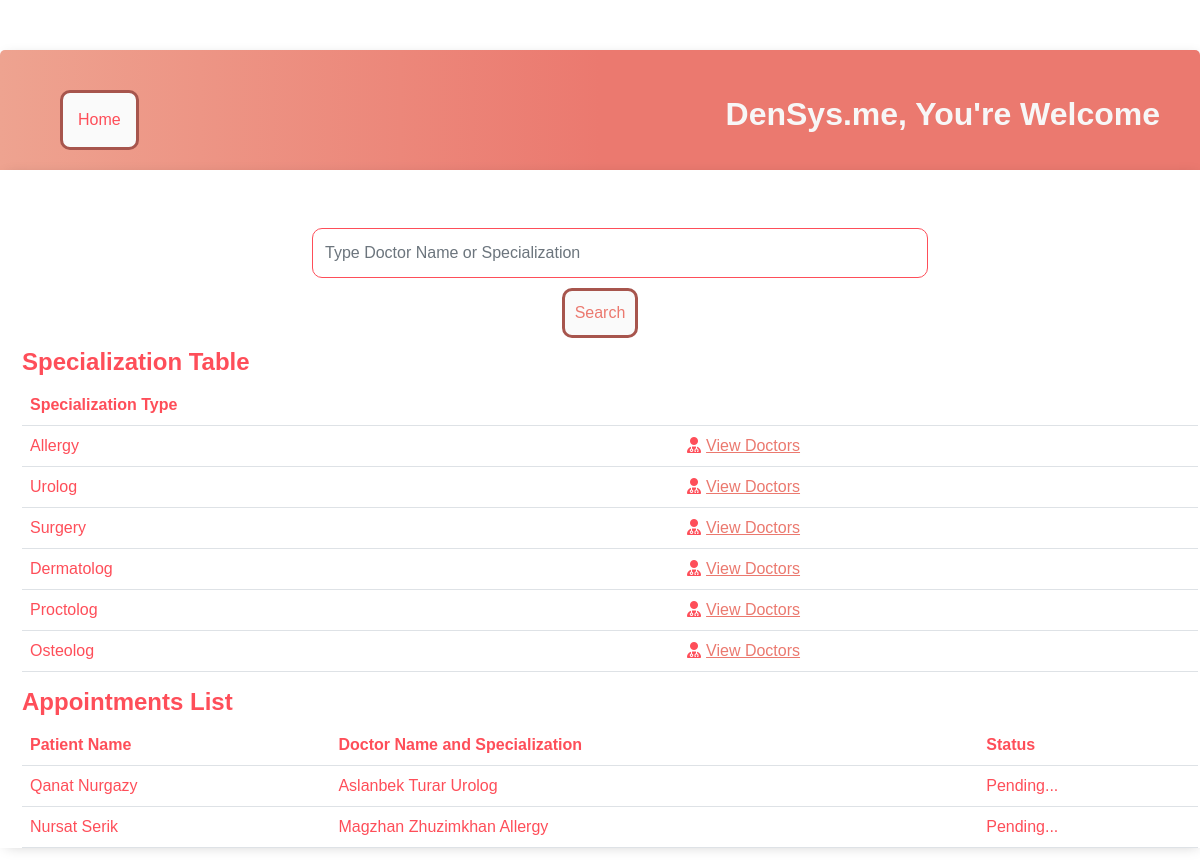
/hospitalapp/appointment/, run on the app's committed database.
### hospitalapp/models.py (models this page shows, shortened)
class Appointment(models.Model):
    name = models.CharField(max_length=30)
    surname = models.CharField(max_length=30)
    date = models.DateField(default=datetime.date.today)
    specalization=models.CharField(max_length=30)
    doctor =models.ForeignKey(Doctor, on_delete=models.CASCADE)
    contacts = models.CharField(max_length=100)
    status = models.CharField(max_length=30, default="Pending...")

class Doctor(models.Model):
    birth_date = models.CharField(max_length=30)
    IIN = models.CharField(max_length=30)
    name = models.CharField(max_length=30)
    surname = models.CharField(max_length=30)
    middlename = models.CharField(max_length=30)
    bloodgroup = models.CharField(max_length=30)
    emergencycontactnumber = models.CharField(max_length=30)
    contactnumber = models.CharField(max_length=30)
    departmentID=models.CharField(max_length=30)
    specaliztionID=models.CharField(max_length=30)
    experience=models.CharField(max_length=30)
    photo=models.ImageField(upload_to='images/')
    addres = models.CharField(max_length=30)
    category=models.CharField(max_length=30)
    priceoftheappointment=models.CharField(max_length=30)
    scheduledetails=models.CharField(max_length=30)
    degree=models.CharField(max_length=30)
    rating=models.CharField(max_length=30)
    def __str__(self):
        return f"{self.name} {self.surname} {self.specaliztionID}"

### hospitalapp/views.py (the view)
# urls.py: path("appointment/", views.appointment, name="appointment"),
def appointment(request):
    doc = Doctor.objects.order_by().values('specaliztionID').distinct()
    doctor = Doctor.objects.all()
    apppoint = Appointment.objects.all()
    return render(request, "appointment.html", {"doctor": doctor,'doc':doc, "appo":apppoint})

### hospitalapp/templates/appointment.html (shortened to what this page needs)
<!DOCTYPE html>
<html>
<head>
    <link href="https://cdn.jsdelivr.net/npm/bootstrap@5.2.3/dist/css/bootstrap.min.css" rel="stylesheet">
</head>
<body>
	<div class="container header-bar">
		<div class="buttons">
			<a class="button" href="/">Home</a>
			<div class="text-hello">DenSys.me, You're Welcome</div>
		</div>
	</div>
	<div class="container">
			<div class="row">
				<div class="col-6 mx-auto text-center mt-5">
					<form method="POST" action="/hospitalapp/make_appointment_post/">
					<input type="text" name="subs" list="doctor" placeholder="Type Doctor Name or Specialization" class="form-control search">
					<input class="button-search" type="submit" value="Search" >
					</form>
				</div>
			</div>
				{% if doc.count > 0 %}
		<h2 class="table_name">Specialization Table</h2>
		<table class="table">
			<thead><th>Specialization Type</th><th></th></thead>
			{% for i in doc %}
			<tr>
				<td>{{ i.specaliztionID }}</td>
				<td class="table-link"><i class="fa-solid fa-user-doctor" style="margin-right: 5px"></i><a href="/hospitalapp/make_appointment/{{i.specaliztionID}}">View Doctors</a>
			</tr>
			{% endfor %}
		</table>
		{% endif %}
		<h2 class="table_name">Appointments List</h2>
		{% if appo.count > 0 %}
		<table class="table">
			<thead><th>Patient Name</th><th>Doctor Name and Specialization</th><th>Status</th></thead>
			{% for i in appo %}
			<tr>
				<td>{{ i.name }} {{ i.surname }}</td>
				<td>{{ i.doctor}}</td>
				<td>{{ i.status }}</td>
			</tr>
			{% endfor %}
		</table>
		{% endif %}
	</div>
</body>
</html>

### hospitalapp/templates/appointment.html (style rules this page uses)
body { font-family: "Trebuchet MS", Helvetica, sans-serif; padding-top: 50px; }
.container { max-width: 1200px; margin: auto; background-color: #fff; -webkit-box-shadow: 2px 2px 13px -4px rgba(0, 0, 0, 0.21); box-shadow: 2px 2px 13px -4px rgba(0, 0, 0, 0.21); }
.header-bar { display: flex; justify-content: space-between; padding: 20px; border-radius: 5px 5px 0 0; background: linear-gradient(90deg, #EEA390 0%, #EB796F 50%, #EB796F 100%); }
.table_name { color:rgb(254, 78, 89); font-size: 24px; font-weight: bold; margin-left: 10px; }
.table { color:rgb(254, 78, 89); font-size: 16px; margin-left: 10px; }
.search { width: 616px; border-radius: 10px; margin-top: 10px; margin-left: 0px; border: 1px solid rgb(254, 78, 89); height: 50px; }
a { color: #EB796F; }
.table-link { margin-left: 100px; }
.buttons { margin-top: 20px; margin-left: 40px; justify-content: space-between; display: flex; width: 1100px; }
.button { border: 3px solid #a7554d; background-color: #FAFAFA; color:rgb(254, 78, 89); padding: 15px; font-size: 16px; border-radius: 10px; cursor: pointer; text-decoration: none; font-family: "Trebuchet MS", Helvetica, sans-serif; }
.button-search { border: 3px solid #a7554d; background-color: #FAFAFA; font-family: "Trebuchet MS", Helvetica, sans-serif; color: #EB796F; padding: 10px; font-size: 16px; border-radius: 10px; cursor: pointer; text-decoration: none; margin-top: 10px; margin-bottom: 10px; }
.text-hello { color:rgb(247, 247, 247); font-weight: bold; font-size: 32px; }

### data on the page
Appointment: name "Qanat", surname "Nurgazy", doctor "Aslanbek Turar Urolog", status "Pending..."
Appointment: name "Nursat", surname "Serik", doctor "Magzhan Zhuzimkhan Allergy", status "Pending..."

### other printed values
{{ i.specaliztionID }} "Allergy" "Urolog" "Surgery" "Dermatolog" "Proctolog" "Osteolog"
